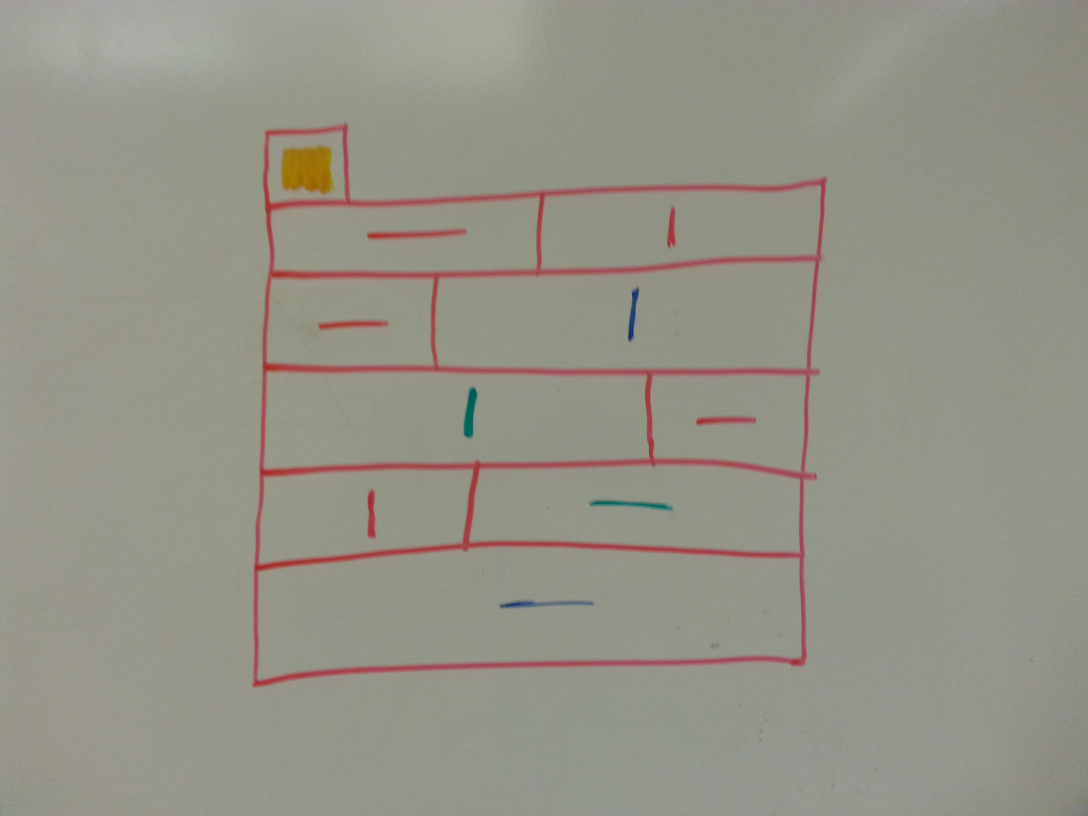
#> input picture python/whiteboard3.jpg, 3264 x 2448 px (shown at 1/3 size)
$ python thresh.py
#> lines starting #> are read from the running program, lines starting #| are printed output that depends on the picture; after the words box and inside, x2 and y2 are one past the last pixel; in counts of white or black regions, pixels touching at a corner belong together
### python/imstream.py
import cv2
import time
import gc

def runStream(process = lambda x: x,
              fps = 30,
              winName = 'camwin',
              init = lambda: None,
              filename='whiteboard.jpg',
              printTime = False):
#> called with fps = 30, winName = 'threshold', filename = 'whiteboard3.jpg', printTime = False
    spf = 1.0/fps
    # cv.NamedWindow(winName)
    capture = lambda: cv2.imread(filename)
    charToCode = { '':-1,'q':1048689 }
    key = charToCode['']

    first = True

    while key != charToCode['q']:
        loopStart = time.time()
        if key != charToCode['']:
            print "key = '%s'" % key
        img = process(capture())
        if img.shape[0] > 640 or img.shape[1] > 480:
            factor = max(img.shape[0]/640.0,img.shape[1]/480.0)
            img = cv2.resize(img,(0,0),fx=(1.0/factor),fy=(1.0/factor))
        cv2.imshow(winName,img)
        if first:
            init()
            first = False
        timeSoFar = time.time()-loopStart
        # if spf < timeSoFar:
        #     print "Too Fast! %f < %f" %(spf,timeSoFar)
        if printTime:
            print 'time: ' + str(time.time()-loopStart)
        gc.collect()
        key = cv2.waitKey(max(1,int(1000*(spf-timeSoFar))))

# [2 lines that do not run on import are left out]

### python/thresh.py
import cv2
import numpy as np
import json

winName = 'threshold'

gaussianSize = 2

redSThresh = 55
redLowThresh = 151
redHighThresh = 8
yelLowThresh  = 15
yelHighThresh = 30
bluLowThresh  = 105
bluHighThresh = 120
grnLowThresh  = 75
grnHighThresh = 95

openSteps = 2
closeSteps = 5

harrisSize = 10
cornerK = 17

clusterSize = 9

polyApproxK = 80

pipelineLen = 0
pipelineSize = 0

# [5 lines left out: function assignVarCallback, not called in this run]

def makeTrackbar(winName,var,maxVal=255):
    cv2.createTrackbar(var, winName, globals()[var], maxVal,
                       assignVarCallback(var))

# [72 lines left out: functions initGui, isHoriz, isVert, cartesian, not called in this run]

def hsv(orig,img):
    return cv2.cvtColor(img,cv2.COLOR_BGR2HSV)

def gaussian(orig,img):
    return cv2.GaussianBlur(img, (2*gaussianSize+1,2*gaussianSize+1),
                            50)

def thresh(sThreshVar,lowHueVar,highHueVar):
    def threshold(orig,img):
        sThresh = globals()[sThreshVar]
        lowHue = globals()[lowHueVar]
        highHue = globals()[highHueVar]
        channels = cv2.split(img)
        sat = channels[1]
        sat = cv2.threshold(sat,sThresh,255,
                            cv2.THRESH_BINARY)[1]
        hue = channels[0]
        high,low = highHue,lowHue
        resultFn = cv2.bitwise_and if high > low else cv2.bitwise_or
        hLow  = cv2.threshold(hue,high,255,
                            cv2.THRESH_BINARY_INV)[1]
        hHigh = cv2.threshold(hue,low,255,
                            cv2.THRESH_BINARY)[1]
        return cv2.bitwise_and(sat,resultFn(hLow,hHigh))
    return threshold

def holeOpen(orig,img):
    kernel = cv2.getStructuringElement(cv2.MORPH_RECT,(3,3))
    return cv2.morphologyEx(img,cv2.MORPH_OPEN,kernel,
                            iterations=openSteps)

def holeClose(orig,img):
    kernel = cv2.getStructuringElement(cv2.MORPH_RECT,(3,3))
    return cv2.morphologyEx(img,cv2.MORPH_CLOSE,kernel,
                            iterations=closeSteps)

def extractContours(orig,img):
    return (img,cv2.findContours(img,cv2.RETR_TREE,
                                 cv2.CHAIN_APPROX_SIMPLE))

def polyApprox(orig,pair):
    (img,(contours,hierarchy)) = pair
    hulls = (cv2.convexHull(c) for c in contours)
    polys = (cv2.approxPolyDP(c,polyApproxK,True) for c in hulls)
    contours = np.asarray(list(polys))
    return (img,(contours,hierarchy))

# [185 lines left out: functions buildHierarchy, printHierarchy, drawHierarchy, drawContours, pipeline, not called in this run]

def globPipeline(fs):
    global pipelineLen,pipelineSize
    def fn(x):
        x0 = x
#> x0 is the input picture: shape (2448, 3264, 3); mean B, G, R 135.4, 147.5, 149
        i = 0
        for f in fs:
            if i >= pipelineLen:
                break
            x = f(x0,x)
            i += 1
#> this loop made 7 passes
#> pass 3, in threshold, `sat = channels[1]`:
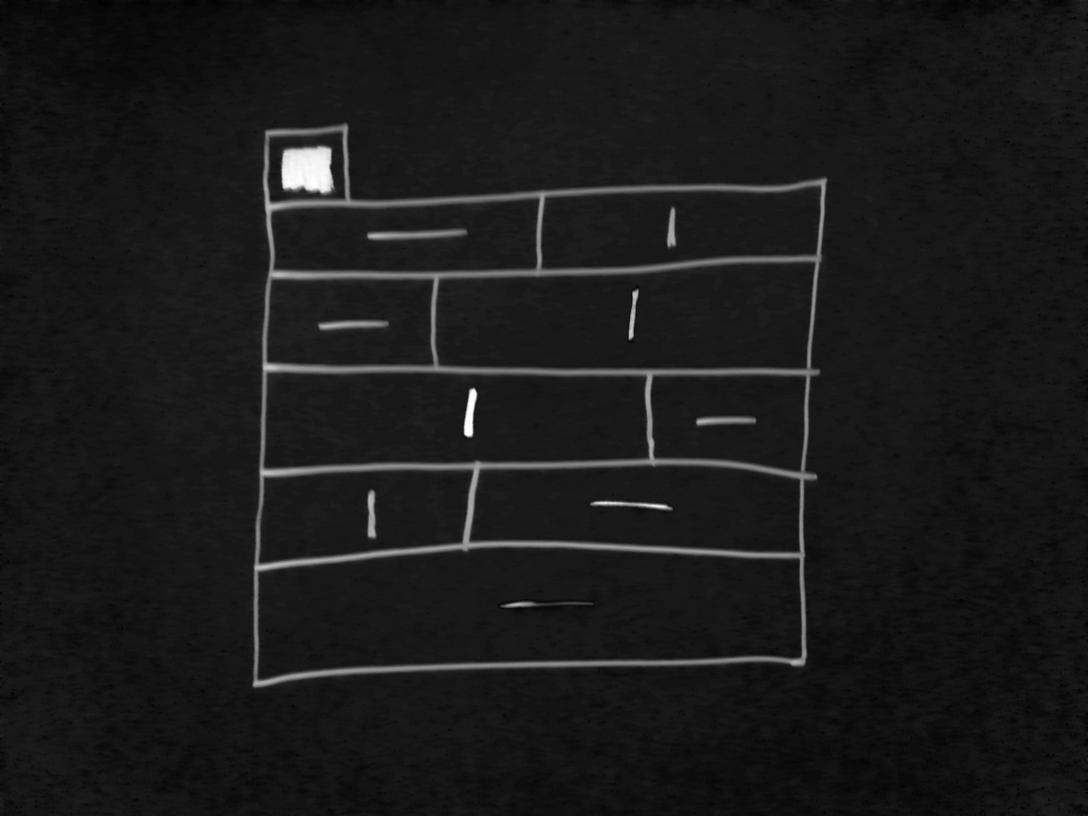
#> sat: shape (2448, 3264) (shown at 1/3 size); min 0, max 255, mean 26.3
#> pass 3, in threshold, `sat = cv2.threshold(sat,sThresh,255, cv2.THRESH_BINARY)[1]`:
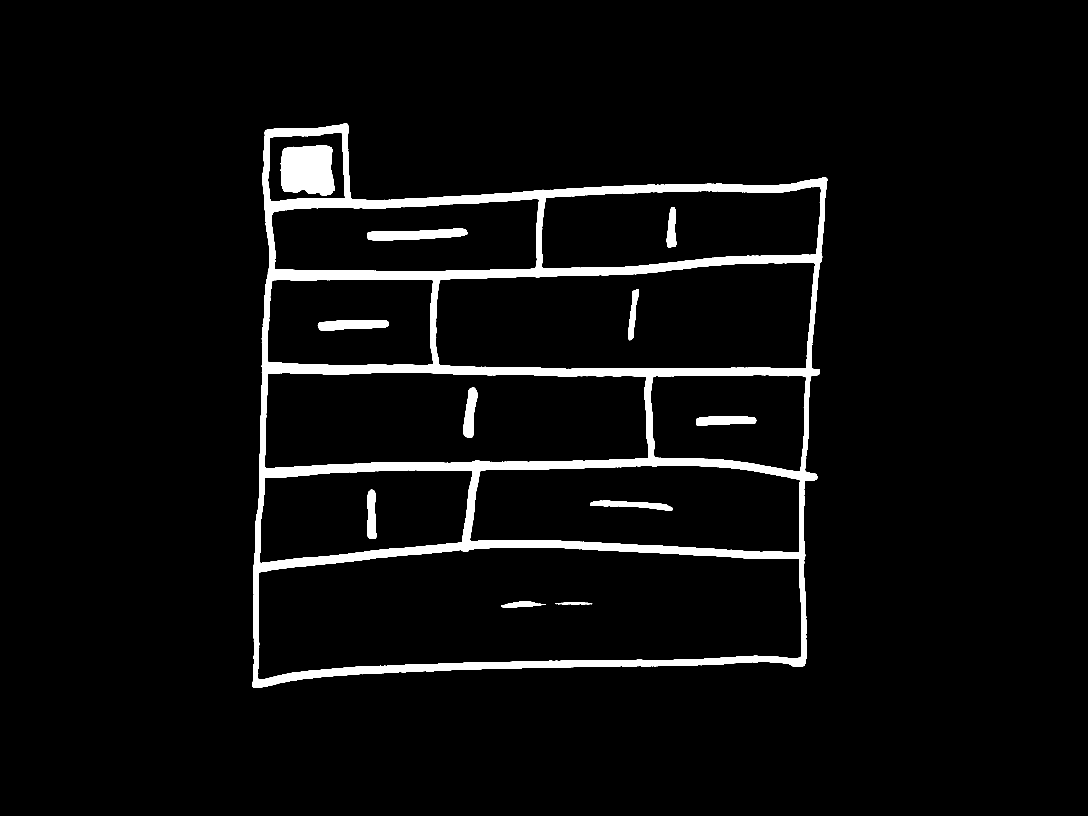
#> sat: shape (2448, 3264) (shown at 1/3 size); 4.5% white; 12 white regions, largest, box (x1, y1, x2, y2) and area: (757, 369, 2482, 2064) 306660, (842, 435, 1005, 588) 21180, (1101, 686, 1402, 722) 7508
#> after the loop, i = 6
        if type(x) == tuple:
            x = x[0]
        return x
    pipelineLen = pipelineSize = len(fs)
    return fn

wholeProcess = [gaussian,hsv,
                thresh('redSThresh','redLowThresh','redHighThresh'),
                holeOpen,holeClose,extractContours,polyApprox,
                buildHierarchy]

def extractStructure(img):
    return pipeline(wholeProcess)(img)[1][2]

def parseWhiteboard(filename):
    return extractStructure(cv2.imread(filename))

if __name__ == '__main__':
    import sys
    if len(sys.argv) > 1:
        print (repr([parseWhiteboard(f) for f in sys.argv[1:]]))
    else:
        import imstream
        pipe = globPipeline(wholeProcess + [printHierarchy,drawHierarchy])
#> (the run stopped early here; a loop or call above may not have finished)
